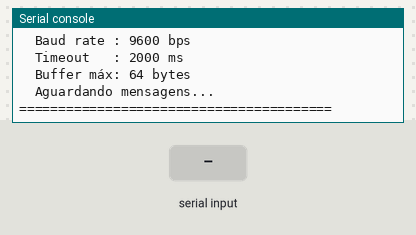
A program run on a simulated Raspberry Pi Pico running MicroPython. Parts: the last lines printed to the serial console. Inputs (shaded band) come from the test bench.

Above: at 1.2 s.
1.3 s: "RECEBENDO\n" received over the second serial link
At 1.7 s:
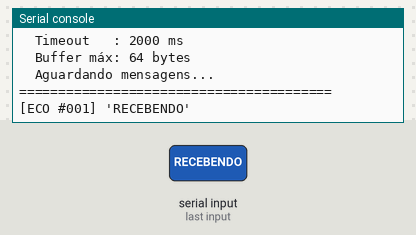
2.8 s: "IDLE\n" received over the second serial link
At 4.0 s:
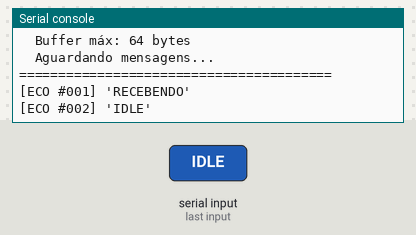
4.3 s: ", \n" received over the second serial link
At 5.2 s:
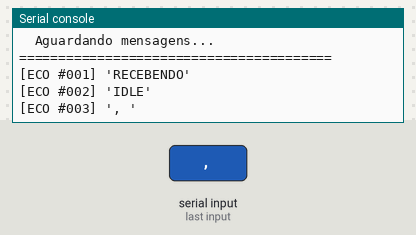
5.8 s: "PROCESSANDO\n" received over the second serial link
At 6.3 s:
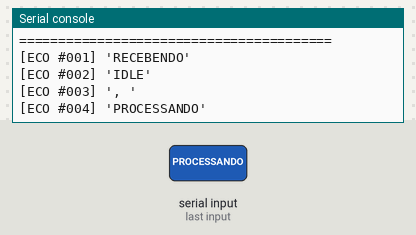
7.3 s: "1\n" received over the second serial link
At 8.6 s:
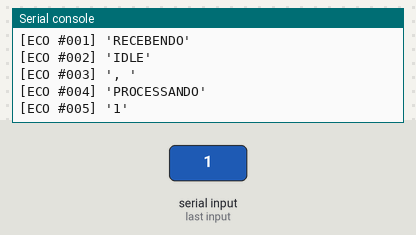

Measured:
- after the input at 1.3 s, the serial console: prints a new line at once (image 1)
- after the input at 2.8 s, the serial console: prints a new line at once (image 2)
- after the input at 4.3 s, the serial console: prints a new line at once (image 3)
- after the input at 5.8 s, the serial console: prints a new line at once (image 4)
- after the input at 7.3 s, the serial console: prints a new line at once (image 5)

The program:

receptora.py
```python
# ============================================================
# Passo 7 — Loopback entre Duas Placas: RECEPTORA
# ============================================================
# Compatível com: Raspberry Pi Pico e ESP32
# IDE: Thonny
#
# Este arquivo roda na placa RECEPTORA.
# O par é: transmissora.py  ←→  receptora.py
#
# O que este programa faz:
#   Aguarda mensagens da placa transmissora, acumula bytes
#   até receber '\n' e ecoa a mensagem de volta integralmente.
#   Aplica o buffer e timeout do passo 6 para robustez.
#
# Conexão física:
#   Veja o diagrama em transmissora.py ou no README.
# ============================================================

from machine import UART, Pin
import time
import sys

# ------------------------------------------------------------
# Configuração da UART
# ------------------------------------------------------------

UART_ID   = 1        # Deve ser o mesmo da transmissora
BAUD_RATE = 9600     # Deve ser o mesmo da transmissora

# Pinos para UART1:
#   Raspberry Pi Pico → TX: GP4  | RX: GP5
#   ESP32             → TX: GP10 | RX: GP9
#
# Ajuste conforme sua placa:
TX_PIN = 4
RX_PIN = 5

# ------------------------------------------------------------
# Parâmetros de proteção (herdados do passo 6)
# ------------------------------------------------------------

TIMEOUT_MS = 2000    # Descarta buffer se não chegar '\n' a tempo
BUFFER_MAX = 64      # Descarta se buffer ultrapassar este tamanho

# ------------------------------------------------------------
# Inicialização
# ------------------------------------------------------------

uart = UART(UART_ID, baudrate=BAUD_RATE,
            tx=Pin(TX_PIN), rx=Pin(RX_PIN))

estado       = 'IDLE'
buffer       = ''
tempo_inicio = 0
ecoados      = 0
descartados  = 0

# ------------------------------------------------------------
# Mensagem inicial
# ------------------------------------------------------------

print("=" * 40)
print("  Passo 7 — Loopback UART (Receptora)")
print("=" * 40)
print(f"  UART{UART_ID} | TX:GP{TX_PIN} | RX:GP{RX_PIN}")
print(f"  Baud rate : {BAUD_RATE} bps")
print(f"  Timeout   : {TIMEOUT_MS} ms")
print(f"  Buffer máx: {BUFFER_MAX} bytes")
print("  Aguardando mensagens...")
print("=" * 40)

# ------------------------------------------------------------
# Loop principal — recebe e ecoa
# ------------------------------------------------------------

while True:

    # Verificação de timeout (roda mesmo sem bytes disponíveis)
    if estado == 'RECEBENDO':
        decorrido = time.ticks_diff(time.ticks_ms(), tempo_inicio)
        if decorrido >= TIMEOUT_MS:
            descartados += 1
            print(f"[DESCARTADO] timeout — buffer: '{buffer}'")
            estado, buffer, tempo_inicio = 'IDLE', '', 0

    if uart.any():
        byte = uart.read(1)
        char = byte.decode()

        # Estado IDLE — aguarda primeiro byte válido
        if estado == 'IDLE':
            if char not in ('\n', '\r', ' '):
                buffer       = char
                tempo_inicio = time.ticks_ms()
                estado       = 'RECEBENDO'

        # Estado RECEBENDO — acumula até '\n' ou limite
        elif estado == 'RECEBENDO':
            if char == '\n':
                estado = 'PROCESSANDO'
            elif char == '\r':
                pass                         # Ignora '\r'
            elif len(buffer) >= BUFFER_MAX:
                descartados += 1
                print(f"[DESCARTADO] buffer cheio")
                estado, buffer, tempo_inicio = 'IDLE', '', 0
            else:
                buffer += char

        # Estado PROCESSANDO — ecoa e volta ao IDLE
        if estado == 'PROCESSANDO':
            uart.write(buffer + '\n')        # Eco da mensagem recebida
            ecoados += 1
            print(f"[ECO #{ecoados:03d}] '{buffer}'")
            buffer, tempo_inicio = '', 0
            estado = 'IDLE'
```
